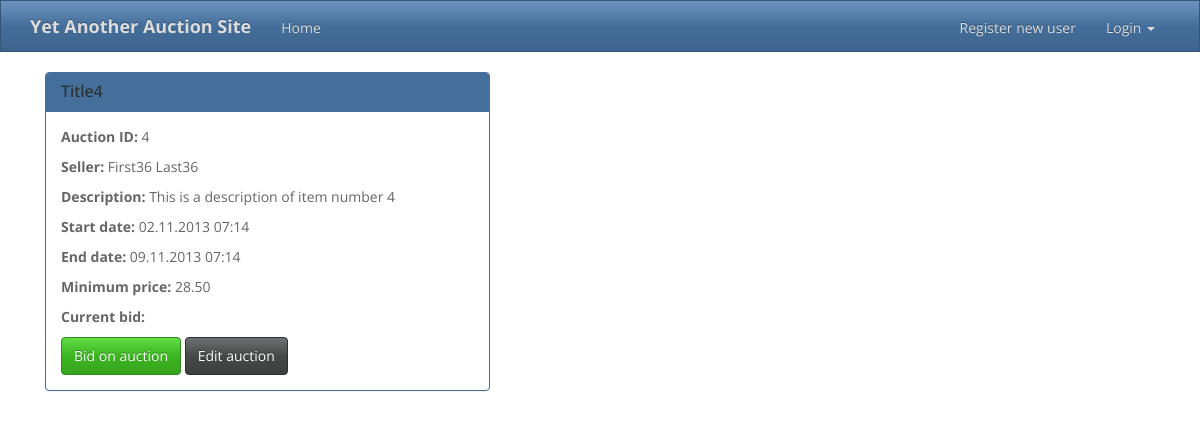
The page /YAAS/auction/4/ on the database its author committed.
### YAAS_app/models.py (models this page shows, shortened)
class Auction(models.Model):
    id = models.AutoField(primary_key=True)
    seller = models.ForeignKey(User)
    title = models.CharField(max_length=30)
    description = models.TextField()
    start_date = models.DateTimeField(auto_now_add=True)
    updated_date = models.DateTimeField(auto_now=True)
    end_date = models.DateTimeField()
    minimum_price = models.DecimalField(max_digits=16, decimal_places=2)
    active = models.BooleanField(default=True)
    banned = models.BooleanField(default=False)
    @classmethod
    def getActiveById(cls, auction_id):
        try:
            a = cls.objects.get(id=auction_id)
        except ObjectDoesNotExist:
            a = None
        if a and a.active and not a.banned:
            return a
        else:
            return None

### YAAS_app/views.py (the view)
def view_auction(request, id):
    auction = Auction.getActiveById(id)
    if auction:
        template = "view_auction.html"
        context = {"auction": auction}
        return render_to_response(template, context, context_instance=RequestContext(request))
    else:
        template = "message.html"
        context = {"message": "Auction not found"}
        return render_to_response(template, context, context_instance=RequestContext(request))

### templates/view_auction.html (shortened to what this page needs)
{% extends "base.html" %}
{% block content %}
    <div class="col-md-5">
        <div class="panel panel-primary">
            <div class="panel-heading">
                <h3 class="panel-title">{{ auction.title }}</h3>
            </div>
            <div class="panel-body">
                <p><b>Auction ID:</b> {{ auction.id }}</p>
                <p><b>Seller:</b> {{ auction.seller.get_full_name }}</p>
                <p><b>Description:</b> {{ auction.description }}</p>
                <p><b>Start date:</b> {{ auction.start_date|date:"d.m.Y H:i" }}</p>
                <p><b>End date:</b> {{ auction.end_date|date:"d.m.Y H:i" }}</p>
                <p><b>Minimum price:</b> {{ auction.minimum_price|floatformat:2 }}</p>
                <p><b>Current bid:</b> </p>
                <a href="/YAAS/auction/{{ auction.id }}/bid" class="btn btn-success">Bid on auction</a>
                <a href="/YAAS/auction/{{ auction.id }}/edit/" class="btn btn-default">Edit auction</a>
            </div>
        </div>
    </div>
{% endblock %}

### rows shown on the page
Auction: title "Title4", id "4", seller.get_full_name "First36 Last36", description "This is a description of item number 4", start_date "02.11.2013 07:14", end_date "09.11.2013 07:14", minimum_price "28.50"
